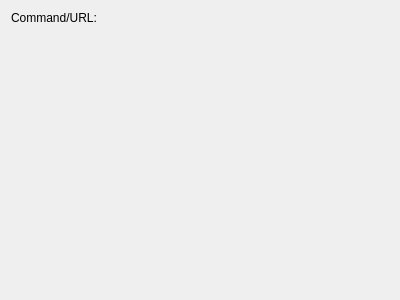
<ui version="4.0" >
 <class>CommandUrlActionWidget</class>
 <widget class="QWidget" name="CommandUrlActionWidget" >
  <property name="geometry" >
   <rect>
    <x>0</x>
    <y>0</y>
    <width>400</width>
    <height>300</height>
   </rect>
  </property>
  <layout class="QGridLayout" name="gridLayout" >
   <item row="0" column="0" >
    <widget class="QLabel" name="commandLabel" >
     <property name="text" >
      <string>Command/URL:</string>
     </property>
    </widget>
   </item>
   <item row="0" column="1" >
    <widget class="KUrlRequester" name="command" />
   </item>
   <item row="1" column="0" >
    <spacer name="verticalSpacer" >
     <property name="orientation" >
      <enum>Qt::Vertical</enum>
     </property>
     <property name="sizeHint" stdset="0" >
      <size>
       <width>20</width>
       <height>6</height>
      </size>
     </property>
    </spacer>
   </item>
  </layout>
 </widget>
 <customwidgets>
  <customwidget>
   <class>KUrlRequester</class>
   <extends>QFrame</extends>
   <header>kurlrequester.h</header>
  </customwidget>
 </customwidgets>
 <connections/>
</ui>
